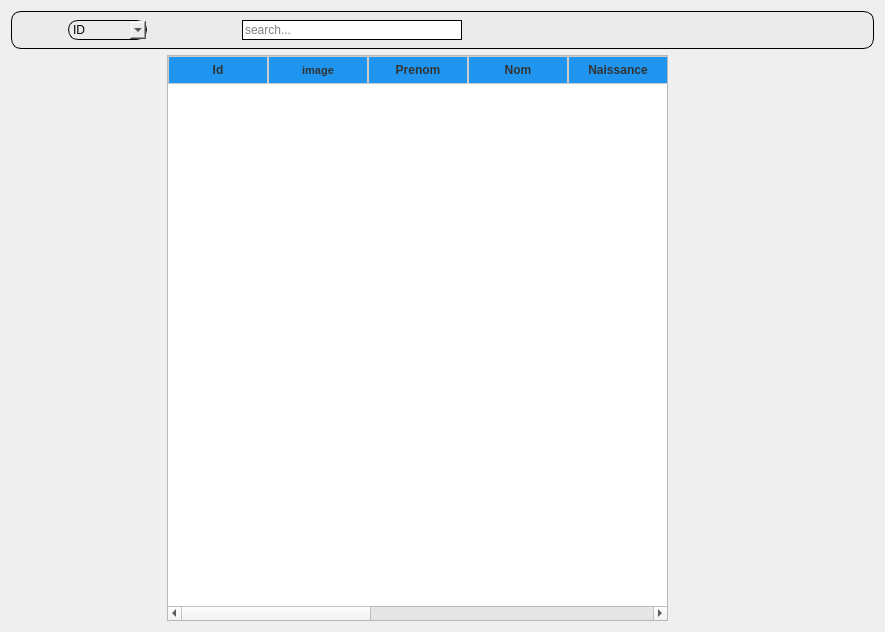
         <widget class="QWidget" name="list_kines">
          <layout class="QGridLayout" name="gridLayout_11">
           <item row="0" column="0" colspan="8">
            <widget class="QWidget" name="widget_4" native="true">
             <property name="maximumSize">
              <size>
               <width>16777215</width>
               <height>65</height>
              </size>
             </property>
             <property name="styleSheet">
              <string notr="true">background-color: rgb(235, 235, 235); /* Couleur de fond */
    border: 1px solid black; /* Couleur de bordure */
    border-radius: 10px; /* Arrondi des coins */
 
</string>
             </property>
             <layout class="QGridLayout" name="gridLayout_10">
              <item row="0" column="0">
               <layout class="QHBoxLayout" name="horizontalLayout_7">
                <property name="spacing">
                 <number>6</number>
                </property>
                <property name="sizeConstraint">
                 <enum>QLayout::SetMinimumSize</enum>
                </property>
                <item>
                 <widget class="QPushButton" name="pushButton_20">
                  <property name="maximumSize">
                   <size>
                    <width>65</width>
                    <height>60</height>
                   </size>
                  </property>
                  <property name="styleSheet">
                   <string notr="true">QPushButton{

 padding-left: 10px;
border:none;

}</string>
                  </property>
                  <property name="text">
                   <string/>
                  </property>
                  <property name="icon">
                   <iconset resource="icon.qrc">
                    <normaloff>:/icon_metierN/ressource/icon_n/icon_metN/filter.png</normaloff>:/icon_metierN/ressource/icon_n/icon_metN/filter.png</iconset>
                  </property>
                  <property name="iconSize">
                   <size>
                    <width>35</width>
                    <height>31</height>
                   </size>
                  </property>
                 </widget>
                </item>
                <item>
                 <widget class="QComboBox" name="comboBox_2">
                  <property name="maximumSize">
                   <size>
                    <width>128</width>
                    <height>60</height>
                   </size>
                  </property>
                  <item>
                   <property name="text">
                    <string>ID</string>
                   </property>
                  </item>
                  <item>
                   <property name="text">
                    <string>Nom</string>
                   </property>
                  </item>
                  <item>
                   <property name="text">
                    <string>Prenom</string>
                   </property>
                  </item>
                  <item>
                   <property name="text">
                    <string>Naissance</string>
                   </property>
                  </item>
                  <item>
                   <property name="text">
                    <string>Telephone</string>
                   </property>
                  </item>
                  <item>
                   <property name="text">
                    <string>Sexe</string>
                   </property>
                  </item>
                  <item>
                   <property name="text">
                    <string>Cv</string>
                   </property>
                  </item>
                 </widget>
                </item>
               </layout>
              </item>
              <item row="0" column="1">
               <spacer name="horizontalSpacer_6">
                <property name="orientation">
                 <enum>Qt::Horizontal</enum>
                </property>
                <property name="sizeHint" stdset="0">
                 <size>
                  <width>89</width>
                  <height>20</height>
                 </size>
                </property>
               </spacer>
              </item>
              <item row="0" column="2">
               <layout class="QHBoxLayout" name="horizontalLayout_8">
                <property name="spacing">
                 <number>3</number>
                </property>
                <item>
                 <widget class="QLineEdit" name="lineEdit_2">
                  <property name="minimumSize">
                   <size>
                    <width>220</width>
                    <height>0</height>
                   </size>
                  </property>
                  <property name="maximumSize">
                   <size>
                    <width>250</width>
                    <height>200</height>
                   </size>
                  </property>
                  <property name="palette">
                   <palette>
                    <active>
                     <colorrole role="Button">
                      <brush brushstyle="SolidPattern">
                       <color alpha="255">
                        <red>255</red>
                        <green>255</green>
                        <blue>255</blue>
                       </color>
                      </brush>
                     </colorrole>
                     <colorrole role="Base">
                      <brush brushstyle="SolidPattern">
                       <color alpha="255">
                        <red>255</red>
                        <green>255</green>
                        <blue>255</blue>
                       </color>
                      </brush>
                     </colorrole>
                     <colorrole role="Window">
                      <brush brushstyle="SolidPattern">
                       <color alpha="255">
                        <red>255</red>
                        <green>255</green>
                        <blue>255</blue>
                       </color>
                      </brush>
                     </colorrole>
                    </active>
                    <inactive>
                     <colorrole role="Button">
                      <brush brushstyle="SolidPattern">
                       <color alpha="255">
                        <red>255</red>
                        <green>255</green>
                        <blue>255</blue>
                       </color>
                      </brush>
                     </colorrole>
                     <colorrole role="Base">
                      <brush brushstyle="SolidPattern">
                       <color alpha="255">
                        <red>255</red>
                        <green>255</green>
                        <blue>255</blue>
                       </color>
                      </brush>
                     </colorrole>
                     <colorrole role="Window">
                      <brush brushstyle="SolidPattern">
                       <color alpha="255">
                        <red>255</red>
                        <green>255</green>
                        <blue>255</blue>
                       </color>
                      </brush>
                     </colorrole>
                    </inactive>
                    <disabled>
                     <colorrole role="Button">
                      <brush brushstyle="SolidPattern">
                       <color alpha="255">
                        <red>255</red>
                        <green>255</green>
                        <blue>255</blue>
                       </color>
                      </brush>
                     </colorrole>
                     <colorrole role="Base">
                      <brush brushstyle="SolidPattern">
                       <color alpha="255">
                        <red>255</red>
                        <green>255</green>
                        <blue>255</blue>
                       </color>
                      </brush>
                     </colorrole>
                     <colorrole role="Window">
                      <brush brushstyle="SolidPattern">
                       <color alpha="255">
                        <red>255</red>
                        <green>255</green>
                        <blue>255</blue>
                       </color>
                      </brush>
                     </colorrole>
                    </disabled>
                   </palette>
                  </property>
                  <property name="styleSheet">
                   <string notr="true">/*background-color: rgb(255, 255, 255); 
    border-radius: 15px;  */
 background-color: rgb(255, 255, 255); /* Couleur de fond */
    border-radius: 15px; /* Arrondi des coins */
    border: 1px solid black; /* Bordure de 1px en couleur noire */</string>
                  </property>
                  <property name="text">
                   <string/>
                  </property>
                  <property name="placeholderText">
                   <string>search...</string>
                  </property>
                 </widget>
                </item>
                <item>
                 <widget class="QPushButton" name="pushButton_16">
                  <property name="maximumSize">
                   <size>
                    <width>50</width>
                    <height>50</height>
                   </size>
                  </property>
                  <property name="styleSheet">
                   <string notr="true">QPushButton{

 padding-left: 10px;
border:none;

}</string>
                  </property>
                  <property name="text">
                   <string/>
                  </property>
                  <property name="icon">
                   <iconset resource="icon.qrc">
                    <normaloff>:/icon_metierN/ressource/icon_n/icon_metN/search.png</normaloff>:/icon_metierN/ressource/icon_n/icon_metN/search.png</iconset>
                  </property>
                  <property name="iconSize">
                   <size>
                    <width>33</width>
                    <height>23</height>
                   </size>
                  </property>
                 </widget>
                </item>
               </layout>
              </item>
              <item row="0" column="3">
               <spacer name="horizontalSpacer_7">
                <property name="orientation">
                 <enum>Qt::Horizontal</enum>
                </property>
                <property name="sizeHint" stdset="0">
                 <size>
                  <width>118</width>
                  <height>20</height>
                 </size>
                </property>
               </spacer>
              </item>
              <item row="0" column="4">
               <layout class="QHBoxLayout" name="horizontalLayout_9">
                <item>
                 <widget class="QPushButton" name="historique_kine">
                  <property name="styleSheet">
                   <string notr="true">QPushButton{

 padding-left: 10px;
border:none;

}</string>
                  </property>
                  <property name="text">
                   <string/>
                  </property>
                  <property name="icon">
                   <iconset resource="icon.qrc">
                    <normaloff>:/icon_tabN/ressource/icon_n/icon_tabN/archiver.png</normaloff>:/icon_tabN/ressource/icon_n/icon_tabN/archiver.png</iconset>
                  </property>
                  <property name="iconSize">
                   <size>
                    <width>40</width>
                    <height>40</height>
                   </size>
                  </property>
                 </widget>
                </item>
                <item>
                 <widget class="QPushButton" name="pushButton_3">
                  <property name="maximumSize">
                   <size>
                    <width>44</width>
                    <height>46</height>
                   </size>
                  </property>
                  <property name="styleSheet">
                   <string notr="true">QPushButton{

 padding-left: 10px;
border:none;

}</string>
                  </property>
                  <property name="text">
                   <string/>
                  </property>
                  <property name="icon">
                   <iconset resource="icon.qrc">
                    <normaloff>:/icon_metierN/ressource/icon_n/icon_metN/face.png</normaloff>:/icon_metierN/ressource/icon_n/icon_metN/face.png</iconset>
                  </property>
                  <property name="iconSize">
                   <size>
                    <width>44</width>
                    <height>46</height>
                   </size>
                  </property>
                 </widget>
                </item>
                <item>
                 <widget class="QPushButton" name="screenshot_kine">
                  <property name="styleSheet">
                   <string notr="true">QPushButton{

 padding-left: 10px;
border:none;

}</string>
                  </property>
                  <property name="text">
                   <string/>
                  </property>
                  <property name="icon">
                   <iconset resource="icon.qrc">
                    <normaloff>:/icon_metierN/ressource/icon_n/icon_metN/screenshoot.png</normaloff>:/icon_metierN/ressource/icon_n/icon_metN/screenshoot.png</iconset>
                  </property>
                  <property name="iconSize">
                   <size>
                    <width>50</width>
                    <height>50</height>
                   </size>
                  </property>
                 </widget>
                </item>
                <item>
                 <widget class="QPushButton" name="excel_kine">
                  <property name="styleSheet">
                   <string notr="true">QPushButton{

 padding-left: 10px;
border:none;

}</string>
                  </property>
                  <property name="text">
                   <string/>
                  </property>
                  <property name="icon">
                   <iconset resource="icon.qrc">
                    <normaloff>:/icon_metierN/ressource/icon_n/icon_metN/microsoft-excel.png</normaloff>:/icon_metierN/ressource/icon_n/icon_metN/microsoft-excel.png</iconset>
                  </property>
                  <property name="iconSize">
                   <size>
                    <width>40</width>
                    <height>40</height>
                   </size>
                  </property>
                 </widget>
                </item>
                <item>
                 <widget class="QPushButton" name="pdf_kine">
                  <property name="maximumSize">
                   <size>
                    <width>60</width>
                    <height>60</height>
                   </size>
                  </property>
                  <property name="styleSheet">
                   <string notr="true">QPushButton{

 padding-left: 10px;
border:none;

}</string>
                  </property>
                  <property name="text">
                   <string/>
                  </property>
                  <property name="icon">
                   <iconset resource="icon.qrc">
                    <normaloff>:/icon_metierN/ressource/icon_n/icon_metN/pdf-file.png</normaloff>:/icon_metierN/ressource/icon_n/icon_metN/pdf-file.png</iconset>
                  </property>
                  <property name="iconSize">
                   <size>
                    <width>44</width>
                    <height>37</height>
                   </size>
                  </property>
                 </widget>
                </item>
               </layout>
              </item>
             </layout>
            </widget>
           </item>
           <item row="1" column="0">
            <spacer name="verticalSpacer_16">
             <property name="orientation">
              <enum>Qt::Vertical</enum>
             </property>
             <property name="sizeHint" stdset="0">
              <size>
               <width>20</width>
               <height>504</height>
              </size>
             </property>
            </spacer>
           </item>
           <item row="1" column="1">
            <spacer name="verticalSpacer_18">
             <property name="orientation">
              <enum>Qt::Vertical</enum>
             </property>
             <property name="sizeHint" stdset="0">
              <size>
               <width>20</width>
               <height>504</height>
              </size>
             </property>
            </spacer>
           </item>
           <item row="1" column="2">
            <spacer name="verticalSpacer_19">
             <property name="orientation">
              <enum>Qt::Vertical</enum>
             </property>
             <property name="sizeHint" stdset="0">
              <size>
               <width>20</width>
               <height>504</height>
              </size>
             </property>
            </spacer>
           </item>
           <item row="1" column="3">
            <spacer name="verticalSpacer_20">
             <property name="orientation">
              <enum>Qt::Vertical</enum>
             </property>
             <property name="sizeHint" stdset="0">
              <size>
               <width>20</width>
               <height>504</height>
              </size>
             </property>
            </spacer>
           </item>
           <item row="1" column="4">
            <spacer name="verticalSpacer_21">
             <property name="orientation">
              <enum>Qt::Vertical</enum>
             </property>
             <property name="sizeHint" stdset="0">
              <size>
               <width>20</width>
               <height>504</height>
              </size>
             </property>
            </spacer>
           </item>
           <item row="1" column="5">
            <spacer name="verticalSpacer_22">
             <property name="orientation">
              <enum>Qt::Vertical</enum>
             </property>
             <property name="sizeHint" stdset="0">
              <size>
               <width>20</width>
               <height>504</height>
              </size>
             </property>
            </spacer>
           </item>
           <item row="1" column="6">
            <widget class="QTableWidget" name="table_kine">
             <property name="sizePolicy">
              <sizepolicy hsizetype="Expanding" vsizetype="Expanding">
               <horstretch>0</horstretch>
               <verstretch>0</verstretch>
              </sizepolicy>
             </property>
             <property name="minimumSize">
              <size>
               <width>200</width>
               <height>0</height>
              </size>
             </property>
             <property name="maximumSize">
              <size>
               <width>7000</width>
               <height>5000</height>
              </size>
             </property>
             <property name="font">
              <font>
               <weight>50</weight>
               <bold>false</bold>
               <underline>false</underline>
               <strikeout>false</strikeout>
               <kerning>true</kerning>
              </font>
             </property>
             <property name="mouseTracking">
              <bool>false</bool>
             </property>
             <property name="tabletTracking">
              <bool>false</bool>
             </property>
             <property name="styleSheet">
              <string notr="true">QTableView {
     radius:10px;
 
    box-shadow: 0px 5px 10px rgba(0, 0, 0, 0.1); /* Ajouter un effet d'ombre */
} QHeaderView::section {
   background-color: rgb(31, 149, 239);
    color: #333333; /* Couleur du texte de l'en-tête */
    padding: 4px; /* Espace intérieur de l'en-tête */
    border: 1px solid #cccccc; /* Bordure de l'en-tête */
    text-align: left; /* Alignement du texte de l'en-tête */
}
QTableView::item:selected {
    background-color: #4d90fe; /* Couleur de fond de la cellule sélectionnée */
    color: white; /* Couleur du texte de la cellule sélectionnée */
}</string>
             </property>
             <property name="lineWidth">
              <number>1</number>
             </property>
             <property name="sizeAdjustPolicy">
              <enum>QAbstractScrollArea::AdjustIgnored</enum>
             </property>
             <property name="tabKeyNavigation">
              <bool>true</bool>
             </property>
             <property name="showDropIndicator" stdset="0">
              <bool>true</bool>
             </property>
             <property name="dragEnabled">
              <bool>false</bool>
             </property>
             <property name="dragDropOverwriteMode">
              <bool>true</bool>
             </property>
             <property name="alternatingRowColors">
              <bool>true</bool>
             </property>
             <property name="showGrid">
              <bool>true</bool>
             </property>
             <property name="sortingEnabled">
              <bool>false</bool>
             </property>
             <property name="wordWrap">
              <bool>true</bool>
             </property>
             <property name="cornerButtonEnabled">
              <bool>true</bool>
             </property>
             <property name="rowCount">
              <number>0</number>
             </property>
             <attribute name="horizontalHeaderCascadingSectionResizes">
              <bool>false</bool>
             </attribute>
             <attribute name="horizontalHeaderMinimumSectionSize">
              <number>16</number>
             </attribute>
             <attribute name="horizontalHeaderHighlightSections">
              <bool>true</bool>
             </attribute>
             <attribute name="horizontalHeaderShowSortIndicator" stdset="0">
              <bool>false</bool>
             </attribute>
             <attribute name="verticalHeaderVisible">
              <bool>false</bool>
             </attribute>
             <attribute name="verticalHeaderCascadingSectionResizes">
              <bool>true</bool>
             </attribute>
             <column>
              <property name="text">
               <string>Id</string>
              </property>
              <property name="toolTip">
               <string/>
              </property>
              <property name="font">
               <font>
                <weight>75</weight>
                <bold>true</bold>
               </font>
              </property>
              <property name="background">
               <color>
                <red>255</red>
                <green>255</green>
                <blue>255</blue>
               </color>
              </property>
              <property name="foreground">
               <brush brushstyle="Dense1Pattern">
                <color alpha="255">
                 <red>0</red>
                 <green>170</green>
                 <blue>0</blue>
                </color>
               </brush>
              </property>
              <property name="icon">
               <iconset resource="icon.qrc">
                <normaloff>:/icon_ajout_P_N/ressource/icon_n/icon_ajoutPn/key.png</normaloff>:/icon_ajout_P_N/ressource/icon_n/icon_ajoutPn/key.png</iconset>
              </property>
             </column>
             <column>
              <property name="text">
               <string>image</string>
              </property>
              <property name="font">
               <font>
                <pointsize>8</pointsize>
                <weight>75</weight>
                <bold>true</bold>
               </font>
              </property>
              <property name="foreground">
               <brush brushstyle="NoBrush">
                <color alpha="255">
                 <red>0</red>
                 <green>170</green>
                 <blue>0</blue>
                </color>
               </brush>
              </property>
              <property name="icon">
               <iconset resource="icon.qrc">
                <normaloff>:/icon_ajout_P_N/ressource/icon_n/icon_ajoutPn/picture.png</normaloff>:/icon_ajout_P_N/ressource/icon_n/icon_ajoutPn/picture.png</iconset>
              </property>
             </column>
             <column>
              <property name="text">
               <string>Prenom</string>
              </property>
              <property name="font">
               <font>
                <weight>75</weight>
                <bold>true</bold>
               </font>
              </property>
              <property name="foreground">
               <brush brushstyle="SolidPattern">
                <color alpha="255">
                 <red>0</red>
                 <green>170</green>
                 <blue>0</blue>
                </color>
               </brush>
              </property>
              <property name="icon">
               <iconset resource="icon.qrc">
                <normaloff>:/icon_ajout_P_N/ressource/icon_n/icon_ajoutPn/pen.png</normaloff>:/icon_ajout_P_N/ressource/icon_n/icon_ajoutPn/pen.png</iconset>
              </property>
             </column>
             <column>
              <property name="text">
               <string>Nom</string>
              </property>
              <property name="font">
               <font>
                <weight>75</weight>
                <bold>true</bold>
               </font>
              </property>
              <property name="foreground">
               <brush brushstyle="SolidPattern">
                <color alpha="255">
                 <red>0</red>
                 <green>170</green>
                 <blue>0</blue>
                </color>
               </brush>
              </property>
              <property name="icon">
               <iconset resource="icon.qrc">
                <normaloff>:/icon_ajout_P_N/ressource/icon_n/icon_ajoutPn/pen.png</normaloff>:/icon_ajout_P_N/ressource/icon_n/icon_ajoutPn/pen.png</iconset>
              </property>
             </column>
             <column>
              <property name="text">
               <string>Naissance</string>
              </property>
              <property name="font">
               <font>
                <weight>75</weight>
                <bold>true</bold>
               </font>
              </property>
              <property name="foreground">
               <brush brushstyle="SolidPattern">
                <color alpha="255">
                 <red>0</red>
                 <green>170</green>
                 <blue>0</blue>
                </color>
               </brush>
              </property>
              <property name="icon">
               <iconset resource="icon.qrc">
                <normaloff>:/icon_ajout_P_N/ressource/icon_n/icon_ajoutPn/date.png</normaloff>:/icon_ajout_P_N/ressource/icon_n/icon_ajoutPn/date.png</iconset>
              </property>
             </column>
             <column>
              <property name="text">
               <string>Téléphone</string>
              </property>
              <property name="font">
               <font>
                <weight>75</weight>
                <bold>true</bold>
               </font>
              </property>
              <property name="foreground">
               <brush brushstyle="SolidPattern">
                <color alpha="255">
                 <red>0</red>
                 <green>170</green>
                 <blue>0</blue>
                </color>
               </brush>
              </property>
              <property name="icon">
               <iconset resource="icon.qrc">
                <normaloff>:/icon_ajout_P_N/ressource/icon_n/icon_ajoutPn/telephone.png</normaloff>:/icon_ajout_P_N/ressource/icon_n/icon_ajoutPn/telephone.png</iconset>
              </property>
             </column>
             <column>
              <property name="text">
               <string>Sexe</string>
              </property>
              <property name="font">
               <font>
                <weight>75</weight>
                <bold>true</bold>
               </font>
              </property>
              <property name="foreground">
               <brush brushstyle="SolidPattern">
                <color alpha="255">
                 <red>0</red>
                 <green>170</green>
                 <blue>0</blue>
                </color>
               </brush>
              </property>
              <property name="icon">
               <iconset resource="icon.qrc">
                <normaloff>:/icon_ajout_P_N/ressource/icon_n/icon_ajoutPn/gender.png</normaloff>:/icon_ajout_P_N/ressource/icon_n/icon_ajoutPn/gender.png</iconset>
              </property>
             </column>
             <column>
              <property name="text">
               <string>Spécialité</string>
              </property>
              <property name="font">
               <font>
                <weight>75</weight>
                <bold>true</bold>
               </font>
              </property>
              <property name="foreground">
               <brush brushstyle="NoBrush">
                <color alpha="255">
                 <red>0</red>
                 <green>170</green>
                 <blue>0</blue>
                </color>
               </brush>
              </property>
              <property name="icon">
               <iconset resource="icon.qrc">
                <normaloff>:/icon_tabN/ressource/icon_n/icon_tabN/role.png</normaloff>:/icon_tabN/ressource/icon_n/icon_tabN/role.png</iconset>
              </property>
             </column>
             <column>
              <property name="text">
               <string>Cv</string>
              </property>
              <property name="font">
               <font>
                <weight>75</weight>
                <bold>true</bold>
               </font>
              </property>
              <property name="foreground">
               <brush brushstyle="SolidPattern">
                <color alpha="255">
                 <red>0</red>
                 <green>170</green>
                 <blue>0</blue>
                </color>
               </brush>
              </property>
              <property name="icon">
               <iconset resource="icon.qrc">
                <normaloff>:/icon_ajout_P_N/ressource/icon_n/icon_ajoutPn/folder.png</normaloff>:/icon_ajout_P_N/ressource/icon_n/icon_ajoutPn/folder.png</iconset>
              </property>
             </column>
             <column>
              <property name="text">
               <string>Actions</string>
              </property>
              <property name="font">
               <font>
                <weight>75</weight>
                <bold>true</bold>
               </font>
              </property>
              <property name="foreground">
               <brush brushstyle="NoBrush">
                <color alpha="255">
                 <red>0</red>
                 <green>170</green>
                 <blue>0</blue>
                </color>
               </brush>
              </property>
              <property name="icon">
               <iconset resource="icon.qrc">
                <normaloff>:/icon_ajout_P_N/ressource/icon_n/icon_ajoutPn/law.png</normaloff>:/icon_ajout_P_N/ressource/icon_n/icon_ajoutPn/law.png</iconset>
              </property>
             </column>
            </widget>
           </item>
           <item row="1" column="7">
            <layout class="QVBoxLayout" name="verticalLayout_17">
             <property name="spacing">
              <number>6</number>
             </property>
             <property name="leftMargin">
              <number>0</number>
             </property>
             <property name="topMargin">
              <number>0</number>
             </property>
             <property name="rightMargin">
              <number>0</number>
             </property>
             <property name="bottomMargin">
              <number>9</number>
             </property>
             <item>
              <spacer name="verticalSpacer_95">
               <property name="orientation">
                <enum>Qt::Vertical</enum>
               </property>
               <property name="sizeHint" stdset="0">
                <size>
                 <width>20</width>
                 <height>358</height>
                </size>
               </property>
              </spacer>
             </item>
             <item>
              <widget class="QLabel" name="label_56">
               <property name="minimumSize">
                <size>
                 <width>200</width>
                 <height>199</height>
                </size>
               </property>
               <property name="maximumSize">
                <size>
                 <width>60</width>
                 <height>60</height>
                </size>
               </property>
               <property name="text">
                <string/>
               </property>
               <property name="pixmap">
                <pixmap resource="icon.qrc">:/icon_b/ressource/icon_b/logoflexi.png</pixmap>
               </property>
               <property name="scaledContents">
                <bool>true</bool>
               </property>
              </widget>
             </item>
            </layout>
           </item>
          </layout>
         </widget>
